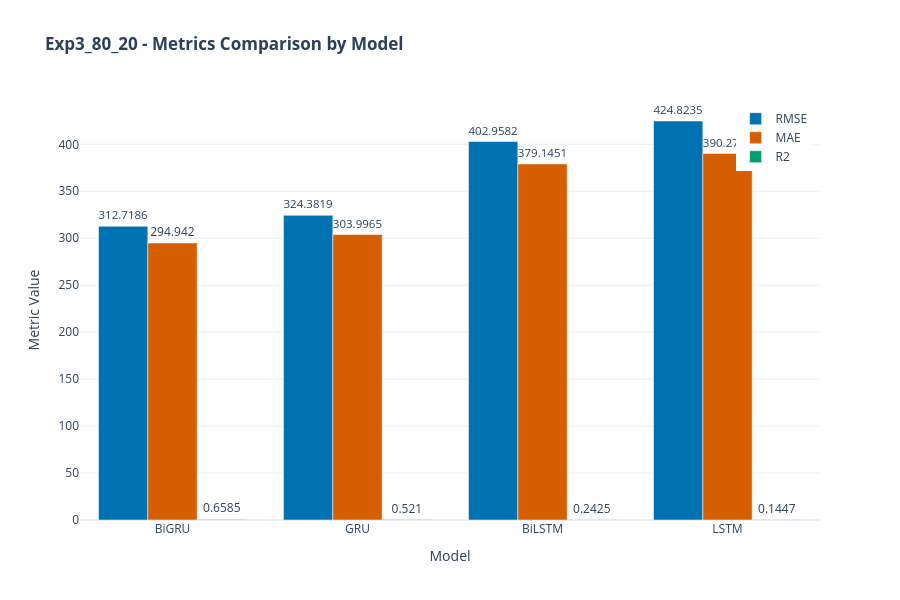
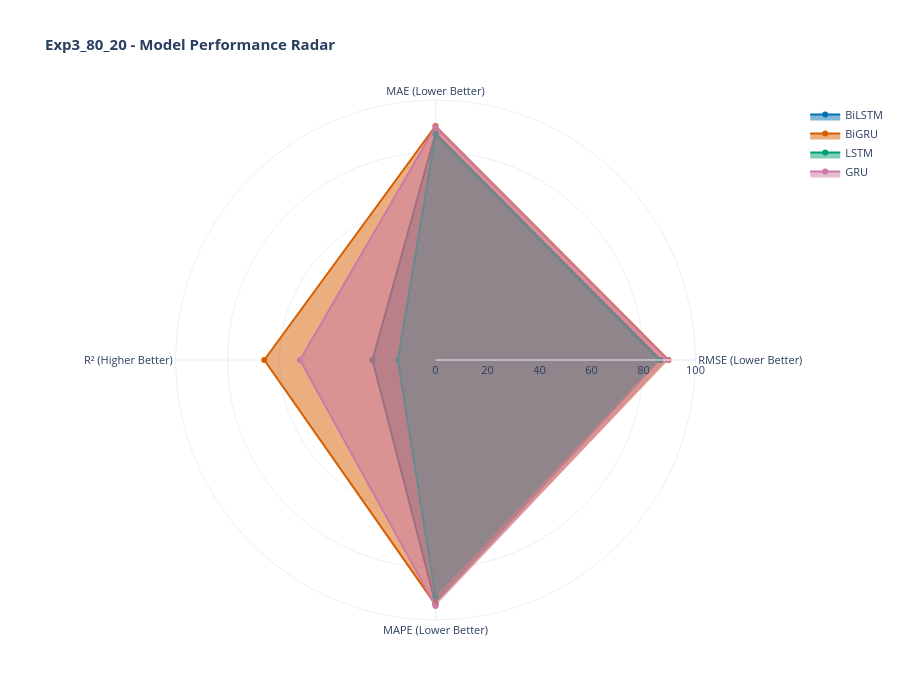
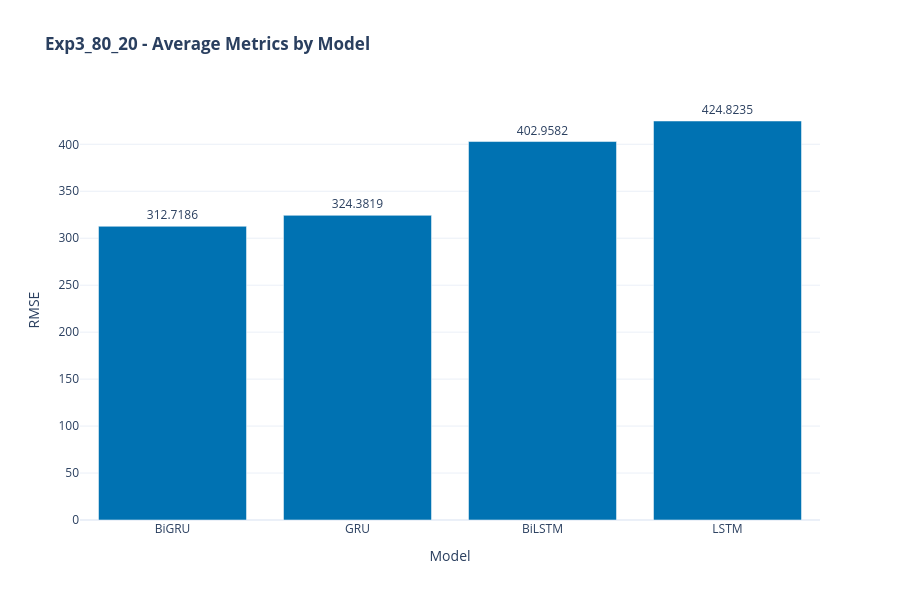

Notebook cell for these charts, in order:
### Markdown cell above
## Visualizations

### Code cell
# ============================================================
# INTERACTIVE RESULTS VISUALIZATIONS
# ============================================================

print("Generating interactive results visualizations...\n")

# 1. Interactive Metrics Comparison
print("1. Generating Metrics Comparison Chart...")
fig1, html1 = create_interactive_metrics_comparison(
    results_df, EXP_LABEL, save_dir=f'figures/{EXP_LABEL}',
    metrics=['RMSE', 'MAE', 'R2']
)
print(f"   ✓ Saved: {html1}")
fig1.show()

print()

# 2. Model Radar Chart
print("2. Generating Model Radar Chart...")
fig2, html2 = create_interactive_model_radar_chart(
    results_df, EXP_LABEL, save_dir=f'figures/{EXP_LABEL}'
)
print(f"   ✓ Saved: {html2}")
fig2.show()

print()

# 3. Interactive Dashboard with Subplots
print("3. Generating Results Dashboard...")
fig3 = go.Figure()

# RMSE by model
rmse_by_model = results_df.groupby('Model')['RMSE'].mean().sort_values()
fig3.add_trace(go.Bar(
    x=rmse_by_model.index,
    y=rmse_by_model.values,
    name='RMSE',
    marker_color='#0072B2',
    text=np.round(rmse_by_model.values, 4),
    textposition='outside',
    hovertemplate='Model: %{x}<br>Avg RMSE: %{y:.4f}<extra></extra>'
))

fig3.update_layout(
    title=f"<b>{EXP_LABEL} - Average Metrics by Model</b>",
    xaxis_title="Model",
    yaxis_title="RMSE",
    height=600,
    template='plotly_white',
    font=dict(size=12),
    showlegend=False
)

html3 = f'figures/{EXP_LABEL}/{EXP_LABEL}_metrics_dashboard.html'
fig3.write_html(html3)
print(f"   ✓ Saved: {html3}")
fig3.show()

print("\n✓ All interactive results visualizations generated successfully!")

### Figure 1 — Plotly figure (JSON) as saved in the notebook; plotly's stock layout.template omitted (floating-point values rounded to 4 significant figures)
{"data": [{"hovertemplate": "Model: %{x}<br>RMSE: %{y:.4f}<extra></extra>", "marker": {"color": "#0072B2"}, "name": "RMSE", "text": [312.7, 324.4, 403.0, 424.8], "textposition": "outside", "type": "bar", "x": ["BiGRU", "GRU", "BiLSTM", "LSTM"], "y": [312.7, 324.4, 403.0, 424.8]}, {"hovertemplate": "Model: %{x}<br>MAE: %{y:.4f}<extra></extra>", "marker": {"color": "#D55E00"}, "name": "MAE", "text": [294.9, 304.0, 379.1, 390.3], "textposition": "outside", "type": "bar", "x": ["BiGRU", "GRU", "BiLSTM", "LSTM"], "y": [294.9, 304.0, 379.1, 390.3]}, {"hovertemplate": "Model: %{x}<br>R2: %{y:.4f}<extra></extra>", "marker": {"color": "#009E73"}, "name": "R2", "text": [0.1447, 0.2425, 0.521, 0.6585], "textposition": "outside", "type": "bar", "x": ["LSTM", "BiLSTM", "GRU", "BiGRU"], "y": [0.1447, 0.2425, 0.521, 0.6585]}], "layout": {"barmode": "group", "font": {"size": 12}, "height": 600, "legend": {"x": 0.99, "xanchor": "right", "y": 0.99, "yanchor": "top"}, "title": {"text": "<b>Exp3_80_20 - Metrics Comparison by Model</b>"}, "xaxis": {"title": {"text": "Model"}}, "yaxis": {"title": {"text": "Metric Value"}}}}

### Figure 2 — Plotly figure (JSON) as saved in the notebook; plotly's stock layout.template omitted (floating-point values rounded to 4 significant figures)
{"data": [{"fill": "toself", "line": {"color": "#0072B2"}, "name": "BiLSTM", "r": [86.61, 87.19, 24.25, 93.69], "theta": ["RMSE\n(Lower Better)", "MAE\n(Lower Better)", "R²\n(Higher Better)", "MAPE\n(Lower Better)"], "type": "scatterpolar"}, {"fill": "toself", "line": {"color": "#D55E00"}, "name": "BiGRU", "r": [89.61, 90.03, 65.85, 94.08], "theta": ["RMSE\n(Lower Better)", "MAE\n(Lower Better)", "R²\n(Higher Better)", "MAPE\n(Lower Better)"], "type": "scatterpolar"}, {"fill": "toself", "line": {"color": "#009E73"}, "name": "LSTM", "r": [85.88, 86.81, 14.47, 91.01], "theta": ["RMSE\n(Lower Better)", "MAE\n(Lower Better)", "R²\n(Higher Better)", "MAPE\n(Lower Better)"], "type": "scatterpolar"}, {"fill": "toself", "line": {"color": "#CC79A7"}, "name": "GRU", "r": [89.22, 89.73, 52.1, 94.66], "theta": ["RMSE\n(Lower Better)", "MAE\n(Lower Better)", "R²\n(Higher Better)", "MAPE\n(Lower Better)"], "type": "scatterpolar"}], "layout": {"font": {"size": 11}, "height": 700, "polar": {"radialaxis": {"range": [0, 100], "visible": true}}, "title": {"text": "<b>Exp3_80_20 - Model Performance Radar</b>"}}}

### Figure 3 — Plotly figure (JSON) as saved in the notebook; plotly's stock layout.template omitted (floating-point values rounded to 4 significant figures)
{"data": [{"hovertemplate": "Model: %{x}<br>Avg RMSE: %{y:.4f}<extra></extra>", "marker": {"color": "#0072B2"}, "name": "RMSE", "text": [312.7, 324.4, 403.0, 424.8], "textposition": "outside", "type": "bar", "x": ["BiGRU", "GRU", "BiLSTM", "LSTM"], "y": [312.7, 324.4, 403.0, 424.8]}], "layout": {"font": {"size": 12}, "height": 600, "showlegend": false, "title": {"text": "<b>Exp3_80_20 - Average Metrics by Model</b>"}, "xaxis": {"title": {"text": "Model"}}, "yaxis": {"title": {"text": "RMSE"}}}}
